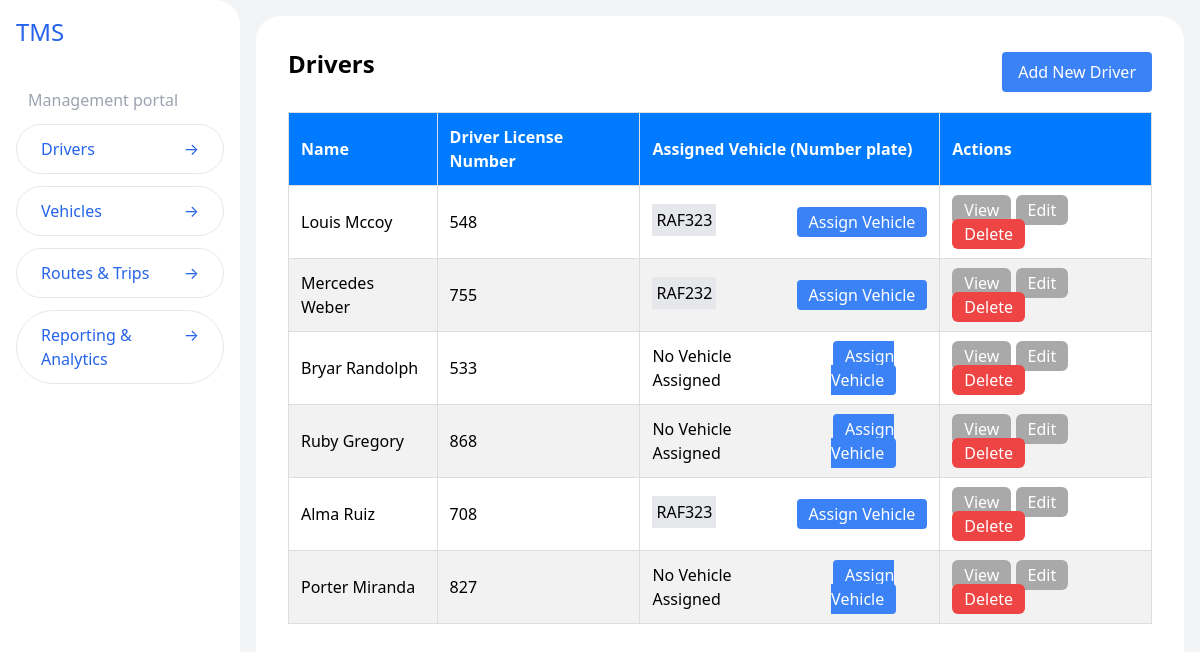
The app's page /drivers/ with its own data.
### drivers/models.py (models this page shows, shortened)
class Driver(models.Model):
  name = models.CharField(max_length=100)
  license_number = models.CharField(max_length=50, unique=True)
  vehicle = models.ForeignKey(Vehicle, on_delete=models.SET_NULL, null=True, blank=True)

### vehicles/models.py (models this page shows, shortened)
class Vehicle(models.Model):
    NUMBER_PLATE_MAX_LENGTH = 15
    MODEL_MAX_LENGTH = 50
    CATEGORY_CHOICES = [
        ('taxi', 'Taxi'),
        ('cab', 'Cab'),
        ('bus', 'Bus'),
        ('coaster', 'Coaster (Minibus)'),
        ('coach', 'Coach'),
        ('bike', 'Bike'),
        ('van', 'Van'),
    ]
    license_plate = models.CharField(max_length=NUMBER_PLATE_MAX_LENGTH, unique=True)
    model = models.CharField(max_length=MODEL_MAX_LENGTH)
    capacity = models.IntegerField()
    category = models.CharField(max_length=50, choices=CATEGORY_CHOICES, default=CATEGORY_CHOICES[0])
    status = models.CharField(max_length=20, choices=[('active', 'Active'), ('inactive', 'Inactive')])
    route = models.ForeignKey(Route, on_delete=models.SET_NULL, null=True, blank=True, related_name='vehicles')

### drivers/views.py (the view)
# urls.py: path('', drivers_list, name='driver-list'),
def drivers_list(request):
    drivers = Driver.objects.all()
    return render(request, 'drivers-list.html', {'drivers': drivers})

### drivers/templates/drivers-list.html (shortened to what this page needs)
{% extends "layout.html" %}
{% block content %}
<div class="container mx-auto p-4">
  <div class="flex items-center justify-between">
    <h1 class="text-2xl font-bold mb-4">Drivers</h1>
    <a href="{% url 'create-driver' %}" class="bg-blue-500 text-white px-4 py-2 rounded">Add New Driver</a>
  </div>
  <table class="min-w-full bg-white mt-4">
    <thead>
      <tr>
        <th>Name</th>
        <th>Driver License Number</th>
        <th>Assigned Vehicle (Number plate)</th>
        <th>Actions</th>
      </tr>
    </thead>
    <tbody>
      {% if drivers %} {% for driver in drivers %}
      <tr>
        <td>{{ driver.name }}</td>
        <td>{{ driver.license_number }}</td>
        <td>
          <div class="flex  justify-between">
            {% if driver.vehicle %}
            <a href="{% url 'view-vehicle' driver.vehicle.id %}" class="bg-gray-200 p-1 mb-1"> {{ driver.vehicle.license_plate }} </a>
            {% else %} No Vehicle Assigned {% endif %}
            <button>
              <a href="{% url 'assign-vehicle-to-driver' driver.id %}" class="bg-blue-500 text-white py-1 px-3 rounded">Assign Vehicle</a>
            </button>
          </div>
        </td>
        <td>
          <a href="{% url 'view-driver' driver.id %}" class="btn view-btn">View</a>
          <a href="{% url 'update-driver' driver.id %}" class="btn edit-btn">Edit</a>
          <a href="{% url 'delete-driver' driver.id %}" class="btn delete-btn">Delete</a>
        </td>
      </tr>
      {% empty %}
      <tr>
        <td colspan="4">No drivers registered yet!</td>
      </tr>
      {% endfor %} {% else %}
      <tr>
        <td colspan="4">No drivers registered yet!</td>
      </tr>
      {% endif %}
    </tbody>
  </table>
</div>
{% endblock %}

### base/static/css/styles.css (style rules this page uses)
table { width: 100%; border-collapse: collapse; margin-top: 20px; }
thead { background-color: #007BFF; color: white; }
th, td { padding: 12px; border: 1px solid #ddd; text-align: left; }
th { font-weight: bold; }
tbody tr:nth-child(even) { background-color: #f2f2f2; }
.btn { color: #fff; padding: 0.25rem 0.75rem; border-radius: 0.375rem; cursor: pointer; border: none; text-align: center; }
.view-btn, .edit-btn { background-color: #a9a9a9; }
.delete-btn { background-color: #ef4444; }
a { color: #007BFF; text-decoration: none; }

### records on screen
Driver: name "Louis Mccoy", license_number "548", vehicle.license_plate "RAF323"
Driver: name "Mercedes Weber", license_number "755", vehicle.license_plate "RAF232"
Driver: name "Bryar Randolph", license_number "533", shows "No Vehicle Assigned"
Driver: name "Ruby Gregory", license_number "868", shows "No Vehicle Assigned"
Driver: name "Alma Ruiz", license_number "708", vehicle.license_plate "RAF323"
Driver: name "Porter Miranda", license_number "827", shows "No Vehicle Assigned"
